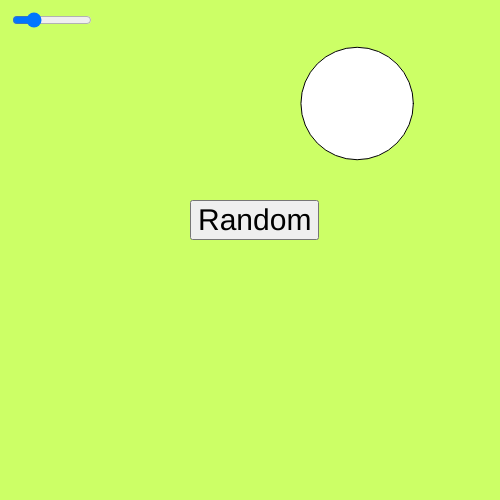
Frame 1 (no input)
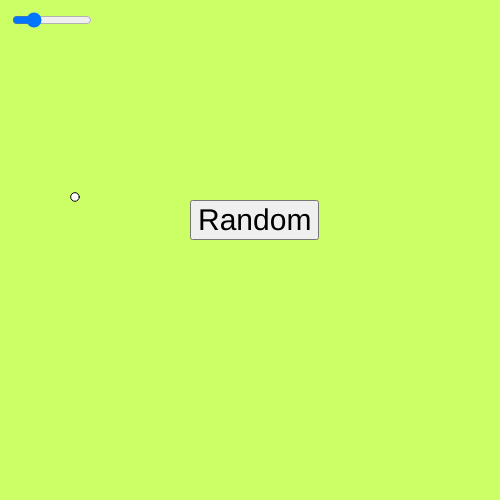
Frame 60 (no input)
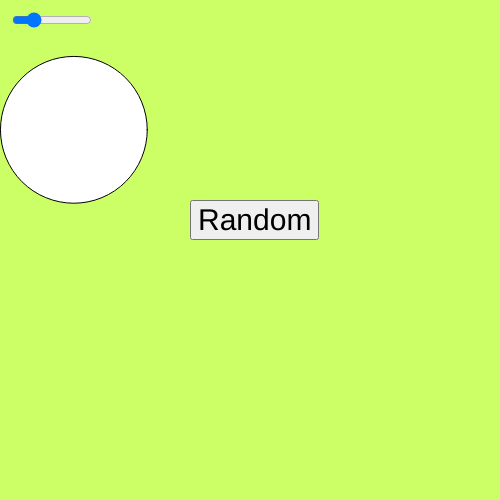
Frame 120 (the mouse pressed at the canvas centre since frame 60)

The p5.js sketch that drew these frames (run headless with seeded random() and noise() and a simulated clock; from frame 60 on, the mouse is pressed at the canvas centre):

// p5.js sketch
// ── sketch.js
let myButton;
let slider;

function setup() {
  createCanvas(500, 500);
  myButton=createButton("Random");
  myButton.position(190,200);
  myButton.style("font-size","30px");
  myButton.mousePressed(changeShapes);
  colorMode(HSB);
  slider = createSlider(0, 360, 60, 40);
  slider.position(10, 10);
  slider.style('width', '80px');
}

function changeShapes(){
  fill(random(255),random(255),random(255))
}

function draw() {
  let val = slider.value();
  background(val, 60, 100, 10);
  ellipse(random(500),random(500),random(150))
}
